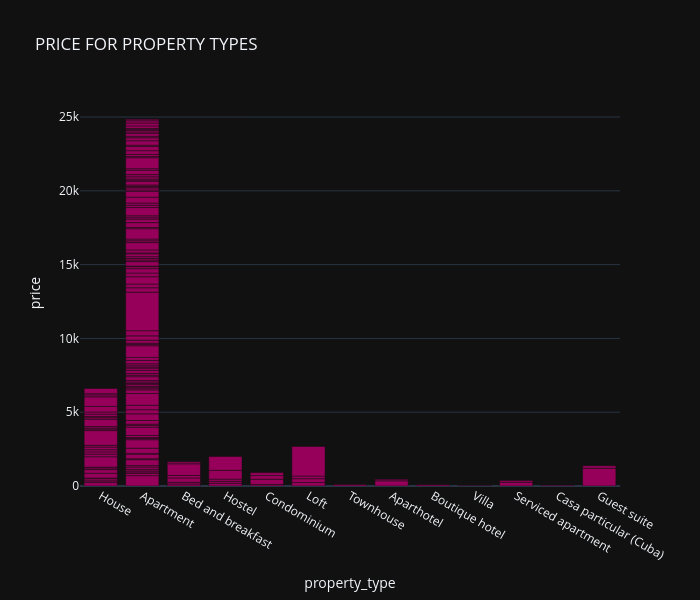

The notebook cell saved with this chart:
### Code cell
fig_bar_c = px.bar(df_ana1_room, x='property_type', y='price', title = 'PRICE FOR PROPERTY TYPES', hover_data=['review_scores', 'number_of_reviews'], color_discrete_sequence=px.colors.sequential.Rainbow, width=700, height=600)
fig_bar_c.show()

### Figure 1 — Plotly figure (JSON) as saved in the notebook; plotly's stock layout.template omitted (floating-point values rounded to 4 significant figures; data arrays with more than 128 entries replaced by an {"elided": "..."} marker saying what was removed)
{"data": [{"customdata": {"elided": "165x2 int values"}, "hovertemplate": "property_type=%{x}<br>price=%{y}<br>review_scores=%{customdata[0]}<br>number_of_reviews=%{customdata[1]}<extra></extra>", "legendgroup": "", "marker": {"color": "rgb(150,0,90)", "pattern": {"shape": ""}}, "name": "", "orientation": "v", "showlegend": false, "textposition": "auto", "x": {"elided": "165 str values"}, "xaxis": "x", "y": {"elided": "165 float values"}, "yaxis": "y", "type": "bar"}], "layout": {"xaxis": {"anchor": "y", "domain": [0.0, 1.0], "title": {"text": "property_type"}}, "yaxis": {"anchor": "x", "domain": [0.0, 1.0], "title": {"text": "price"}}, "legend": {"tracegroupgap": 0}, "title": {"text": "PRICE FOR PROPERTY TYPES"}, "barmode": "relative", "height": 600, "width": 700}}
